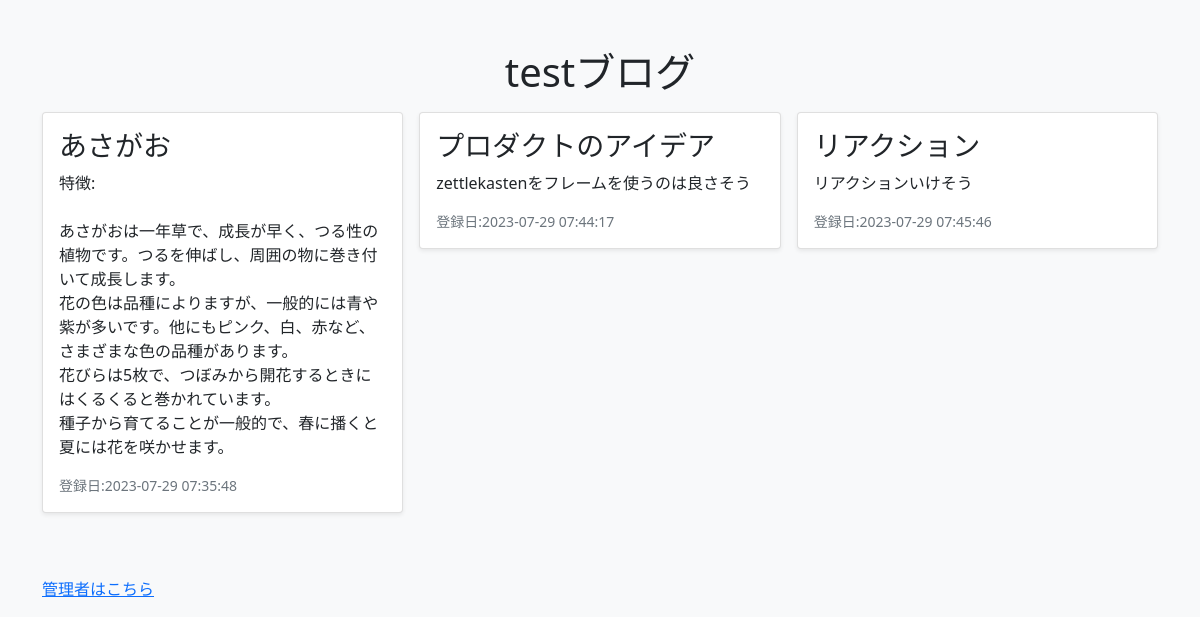
The page / on the database its author committed.
### tables this page shows
CREATE TABLE `gs_content_table` (
  `id` int(12) NOT NULL,
  `title` varchar(64) NOT NULL COMMENT '記事のタイトル',
  `content` varchar(256) NOT NULL COMMENT '記事の内容',
  `img` varchar(256) DEFAULT NULL COMMENT '画像のPATH',
  `date` datetime NOT NULL COMMENT '登録日',
  `update_time` datetime DEFAULT NULL COMMENT '更新日（NULL許容）'
);

### index.php (the view, shortened to what this page needs)
<?php
require_once('common/footer.php');
require_once('common/head_parts.php');
$pdo = db_conn();
$stmt = $pdo->prepare('SELECT * FROM gs_content_table');
$status = $stmt->execute();
if ($status == false) {
    sql_error($stmt);
} else {
    $contents = $stmt->fetchAll(PDO::FETCH_ASSOC);
}
?>
<!DOCTYPE html>
<html lang="ja">
<head>
    <?= head_parts('ブログ画面') ?>
</head>
<body id="main">
    <div class="album py-5 bg-light">
        <figure class="text-center">
            <h1>testブログ</h1>
        </figure>
        <div class="container">
            <div class="row row-cols-1 row-cols-sm-2 row-cols-md-3 g-3">
                <?php foreach ($contents as $content): ?>
                    <div class="col">
                        <div class="card shadow-sm">
                            <div class="card-body">
                                <h3><?= $content['title'] ?></h3>
                                <p class="card-text"><?=nl2br($content['content'])?></p>
                                <div class="d-flex justify-content-between align-items-center">
                                    <small class="text-muted">登録日:<?= $content['date'] ?></small>
                                </div>
                            </div>
                        </div>
                    </div>
                <?php endforeach ?>
            </div>
        </div>
    </div>
<?= $footer ?>
</body>
</html>

### common/footer.php
<?php
$footer = <<<EOM
<footer class="footer mt-auto py-3 bg-light">
<div class="container">
<span class="text-muted"><a href="admin/login.php">管理者はこちら</a></span>
</div>
</footer>
EOM;

### common/head_parts.php (shortened to what this page needs)
<?php
function head_parts($title)
{
    return <<<EOM
<meta charset="utf-8">
<meta name="viewport" content="width=device-width">
<link href="https://cdn.jsdelivr.net/npm/bootstrap@5.0.2/dist/css/bootstrap.min.css" rel="stylesheet">
<script src="https://cdn.jsdelivr.net/npm/bootstrap@5.0.2/dist/js/bootstrap.bundle.min.js"></script>
<title>$title</title>
EOM;
}

### rows shown on the page
gs_content_table: title "あさがお", content "特徴: あさがおは一年草で、成長が早く、つる性の植物です。つるを伸ばし、周囲の物に巻き付いて成長します。 花の色は品種によりますが、一般的には青や紫が多いです。他にもピンク、白、赤など、さまざまな色の品種があります。 花びらは5枚で、つぼみから開花するときにはくるくると巻かれています。 種子から育てることが一般的で、春に播くと夏には花を咲かせます。", date "2023-07-29 07:35:48"
gs_content_table: title "プロダクトのアイデア", content "zettlekastenをフレームを使うのは良さそう", date "2023-07-29 07:44:17"
gs_content_table: title "リアクション", content "リアクションいけそう", date "2023-07-29 07:45:46"
